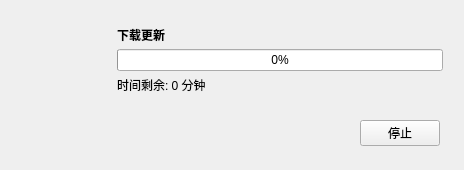
<?xml version="1.0" encoding="UTF-8"?>
<ui version="4.0">
 <class>Downloader</class>
 <widget class="QWidget" name="Downloader">
  <property name="windowModality">
   <enum>Qt::ApplicationModal</enum>
  </property>
  <property name="geometry">
   <rect>
    <x>0</x>
    <y>0</y>
    <width>464</width>
    <height>168</height>
   </rect>
  </property>
  <property name="sizePolicy">
   <sizepolicy hsizetype="Minimum" vsizetype="Minimum">
    <horstretch>0</horstretch>
    <verstretch>0</verstretch>
   </sizepolicy>
  </property>
  <property name="windowTitle">
   <string>版本升级</string>
  </property>
  <property name="autoFillBackground">
   <bool>true</bool>
  </property>
  <layout class="QVBoxLayout" name="verticalLayout">
   <property name="spacing">
    <number>0</number>
   </property>
   <property name="leftMargin">
    <number>12</number>
   </property>
   <property name="topMargin">
    <number>12</number>
   </property>
   <property name="rightMargin">
    <number>12</number>
   </property>
   <property name="bottomMargin">
    <number>12</number>
   </property>
   <item>
    <widget class="QWidget" name="widget" native="true">
     <layout class="QHBoxLayout" name="horizontalLayout">
      <property name="spacing">
       <number>0</number>
      </property>
      <property name="leftMargin">
       <number>0</number>
      </property>
      <property name="topMargin">
       <number>0</number>
      </property>
      <property name="rightMargin">
       <number>0</number>
      </property>
      <property name="bottomMargin">
       <number>0</number>
      </property>
      <item>
       <widget class="QLabel" name="updater_icon">
        <property name="minimumSize">
         <size>
          <width>96</width>
          <height>96</height>
         </size>
        </property>
        <property name="text">
         <string/>
        </property>
        <property name="pixmap">
         <pixmap resource="../etc/resources/qsimpleupdater.qrc">:/icons/update.png</pixmap>
        </property>
       </widget>
      </item>
      <item>
       <widget class="QWidget" name="progressFrame" native="true">
        <layout class="QVBoxLayout" name="verticalLayout_2">
         <property name="spacing">
          <number>0</number>
         </property>
         <item>
          <widget class="QLabel" name="downloadLabel">
           <property name="font">
            <font>
             <weight>75</weight>
             <bold>true</bold>
            </font>
           </property>
           <property name="text">
            <string>下载更新</string>
           </property>
          </widget>
         </item>
         <item>
          <widget class="QProgressBar" name="progressBar">
           <property name="minimumSize">
            <size>
             <width>320</width>
             <height>0</height>
            </size>
           </property>
           <property name="value">
            <number>0</number>
           </property>
           <property name="invertedAppearance">
            <bool>false</bool>
           </property>
          </widget>
         </item>
         <item>
          <widget class="QLabel" name="timeLabel">
           <property name="text">
            <string>时间剩余: 0 分钟</string>
           </property>
          </widget>
         </item>
        </layout>
       </widget>
      </item>
     </layout>
    </widget>
   </item>
   <item>
    <widget class="QWidget" name="buttonFrame" native="true">
     <layout class="QHBoxLayout" name="horizontalLayout_2">
      <property name="leftMargin">
       <number>12</number>
      </property>
      <property name="topMargin">
       <number>12</number>
      </property>
      <property name="rightMargin">
       <number>12</number>
      </property>
      <property name="bottomMargin">
       <number>12</number>
      </property>
      <item>
       <spacer name="buttonSpacer">
        <property name="orientation">
         <enum>Qt::Horizontal</enum>
        </property>
        <property name="sizeHint" stdset="0">
         <size>
          <width>40</width>
          <height>20</height>
         </size>
        </property>
       </spacer>
      </item>
      <item>
       <widget class="QPushButton" name="stopButton">
        <property name="text">
         <string>停止</string>
        </property>
       </widget>
      </item>
     </layout>
    </widget>
   </item>
  </layout>
 </widget>
 <resources>
  <include location="../etc/resources/qsimpleupdater.qrc"/>
 </resources>
 <connections/>
</ui>
